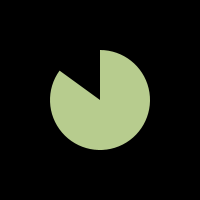
Frame 1 (no input)
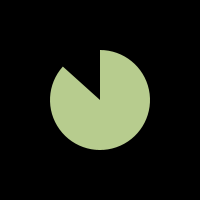
Frame 60 (the mouse pressed at the canvas centre just before this capture)
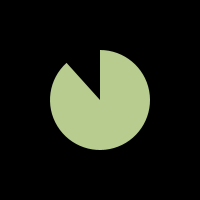
Frame 120 (the mouse held since frame 60 and released just before this capture)

The Processing sketch that drew these frames (run headless with seeded random() and noise(); from frame 60 on, the mouse is pressed at the canvas centre):

// Processing sketch: processing_143507
// ── processing_143507.pde

color col1, col2, col3;

void setup() {
 size(200,200);
 noStroke(); 
 
 int baseAngle=200;
 colorMode(HSB, 360, 100,100);
 col1 = color(baseAngle, 30, 80);
 col2 = color((baseAngle+120)%360, 30, 50);
 col3 = color((baseAngle+240)%360, 30, 80); // tryadic color composition
}

void draw() {
 background(00); 
 
  
  
  // second:
  fill(col3);
  float sAngle = map(second(), 0, 60, 0, 2*PI);
  arc(100,100,100,100, -PI/2, sAngle-PI/2 );
 
  
}
